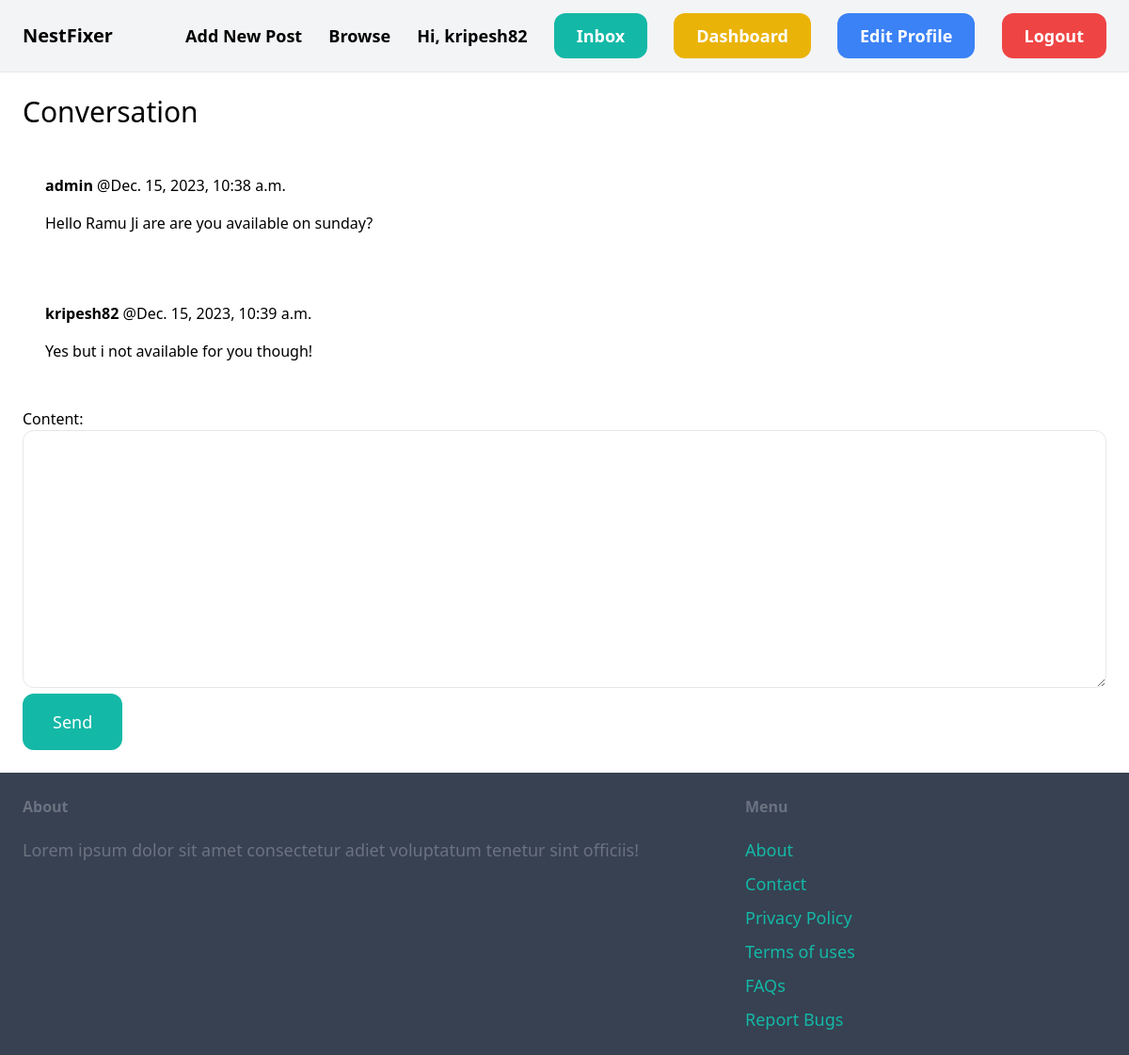
The page /inbox/2/ (signed in) on the database its author committed.
### conversation/models.py (models this page shows)
class ConversationMessage(models.Model):
    conversation = models.ForeignKey(Conversation,related_name='messages', on_delete=models.CASCADE)
    content = models.TextField()
    created_at = models.DateTimeField(auto_now_add = True)
    created_by = models.ForeignKey(User,related_name='created_messages',on_delete=models.CASCADE)

### conversation/views.py (the view)
# urls.py: path('<int:pk>/', views.detail, name='detail'),
@login_required
def detail(request,pk):
    conversation = Conversation.objects.filter(members__in =[request.user.id]).get(pk=pk)
    if request.method =='POST':
        form = ConversationMessageForm(request.POST)
        if form.is_valid():
            conversation_message = form.save(commit=False)
            conversation_message.conversation =conversation
            conversation_message.created_by = request.user
            conversation_message.save()
            conversation.save()
            return redirect('conversation:detail',pk=pk)
    else:
        form = ConversationMessageForm()
    return render(request,'conversation/detail.html',{
        'conversation':conversation,
        'form':form
    })

### conversation/forms.py
class ConversationMessageForm(forms.ModelForm):
    class Meta:
        model = ConversationMessage
        fields = ('content',)
        widgets = {
            'content': forms.Textarea(attrs={
                'class':'w-full py-4 px-6 rounded-xl border'
            })
        }

### conversation/templates/conversation/detail.html (shortened to what this page needs)
{% extends "core/base.html" %}
{%block content%}
<h1 class="mb-6 text-3xl">Conversation </h1>
<div class="space-y-6">
    {%for message in conversation.messages.all%}
    <div class="p-6 flex{%if message.created_by == request.user%}bg-blue-100{%else%}bg-gray-100{%endif%} rounded-xl">
        <div>
            <p class ="mb-4"><strong>{{message.created_by.username}}</strong> @{{message.created_at}} </p>
            <p> {{message.content}}</p>
        </div>
    </div>
    {% endfor %}
</div>
<form method ="post" action="." class="mt-6">
    {{form.as_p}}
    <button class="py-4 px-8 text-lg bg-teal-500 hover:bg-teal-700 rounded-xl text-white">Send</button>
</form>
{%endblock%}

### core/templates/core/base.html (shortened to what this page needs)
{% load static %}
<!DOCTYPE html>
<html lang="en">
<head>
    <script src="https://cdn.tailwindcss.com"></script>
</head>
<body>
    <nav class="px-6 py-6 flex justify-between items-center border-b border-gray-200 bg-gray-100">
        <a href="/" class="text-xl font-semibold" >NestFixer</a>
        <div class="space-x-6">
            <a href="{% url 'item:new' %}" class="text-lg font-semibold hover:text-gray-500">Add New Post</a>
            <a href="{% url 'item:items' %}" class="text-lg font-semibold hover:text-gray-500">Browse</a>
        {% if request.user.is_authenticated %}
            <span class="text-lg font-semibold">Hi, {{ request.user.username }}</span>
            <a href="{%url 'conversation:inbox'%}" class="px-6 py-3 text-lg font-semibold bg-teal-500 text-white rounded-xl hover:bg-teal-700">Inbox</a>
            <a href="{% url 'dashboard:index' %}" class="px-6 py-3 text-lg font-semibold bg-yellow-500 text-white rounded-xl hover:bg-gray-700">Dashboard</a>
            <a href="{% url 'core:edit_profile' %}" class="px-6 py-3 text-lg font-semibold bg-blue-500 text-white rounded-xl hover:bg-blue-700">Edit Profile</a>
            <a href="{% url 'core:logout' %}" class="px-6 py-3 text-lg font-semibold bg-red-500 text-white rounded-xl hover:bg-red-700">Logout</a>
        {% else %}
            <a href="{% url 'core:signup' %}" class="px-6 py-3 text-lg font-semibold bg-teal-500 text-white rounded-xl hover:bg-teal-700">Sign Up</a>
            <a href="{% url 'core:login' %}" class="px-6 py-3 text-lg font-semibold bg-yellow-500 text-white rounded-xl hover:bg-gray-700">Login</a>
        {% endif %}
        </div>
    </nav>
    <div class="px-6 py-6">
        {% block content %}
        {% endblock %}
    </div>
    <footer class="py-6 px-6 flex justify-between bg-gray-700">
        <div class="w-2/3 pr-10">
            <h3 class="mb-5 font-semibold text-gray-500">About</h3>
            <p class="text-lg text-gray-500">Lorem ipsum dolor sit amet consectetur adiet voluptatum tenetur sint officiis!</p>
        </div>
        <div class="w-1/3">
            <h3 class="mb-5 font-semibold text-gray-500">Menu</h3>
            <ul class="space-y-2">
                <li><a href="#" class="text-lg text-teal-500 hover:text-gray-700 ">About</a></li>
                <li><a href="{% url 'core:contact' %}" class="text-lg text-teal-500 hover:text-gray-700 ">Contact</a></li>
                <li><a href="{% url 'core:privacy' %}" class="text-lg text-teal-500 hover:text-gray-700 ">Privacy Policy</a></li>
                <li><a href="{% url 'core:terms' %}" class="text-lg text-teal-500 hover:text-gray-700 ">Terms of uses</a></li>
                <li><a href="{% url 'core:faq' %}" class="text-lg text-teal-500 hover:text-gray-700 ">FAQs</a></li>
                <li><a href="mailto:kripesh82@gmail.com" class="text-lg text-teal-500 hover:text-gray-700">Report Bugs</a></li>
            </ul>
        </div>
    </footer>
</body>
</html>

### rows shown on the page
ConversationMessage: created_by.username "admin", created_at "Dec. 15, 2023, 10:38 a.m.", content "Hello Ramu Ji are are you available on sunday?"
ConversationMessage: created_by.username "kripesh82", created_at "Dec. 15, 2023, 10:39 a.m.", content "Yes but i not available for you though!"

### other values the page prints
{{ request.user.username }} "kripesh82"
